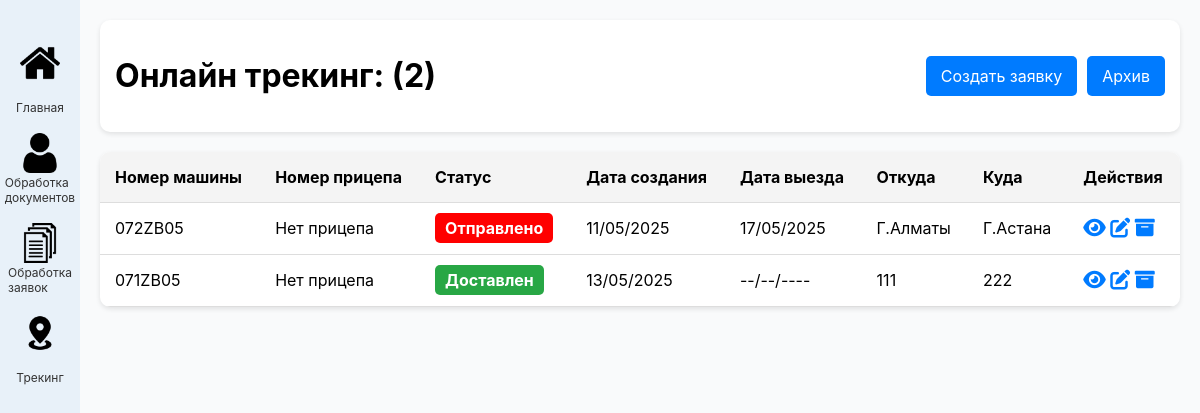
Page /tracking/ (signed in) on the committed database.
### visas/models.py (models this page shows, shortened)
class TrackingRequest(models.Model):
    STATUS_CHOICES = [
        ('Отправлено', 'Отправлено'),
        ('Доставлен', 'Доставлен'),
    ]
    vehicle = models.ForeignKey("CarNumber", on_delete=models.SET_NULL, null=True, verbose_name="Машина")
    status = models.CharField(max_length=20, choices=STATUS_CHOICES, verbose_name="Статус", blank=True, null=True)
    departure = models.CharField(max_length=100, verbose_name="Место отправки")
    destination = models.CharField(max_length=100, verbose_name="Место получения")
    departure_date = models.DateField(verbose_name="Дата выезда", null=True, blank=True)
    created_at = models.DateTimeField(auto_now_add=True, verbose_name="Дата создания")
    is_archived = models.BooleanField(default=False, verbose_name="В архиве")

class CarNumber(models.Model):
    number = models.CharField(max_length=20, unique=True, verbose_name="Номер машины")

### visas/views.py (the view)
# urls.py: path('tracking/', tracking_list, name='tracking_list'),
@in_group("Менеджер")
def tracking_list(request):
    requests = TrackingRequest.objects.filter(is_archived=False)
    return render(request, 'visas/tracking_list.html', {'requests': requests})

### visas/templatetags/group_tags.py (called while the page is built)
@register.filter(name='has_group')
def has_group(user, group_name):
    return user.groups.filter(name=group_name).exists()

### visas/views.py (called while the page is built)
def in_group(name):
    def check(user):
        return user.groups.filter(name=name).exists() or user.is_superuser
    return user_passes_test(check)

### visas/templates/visas/tracking_list.html (shortened to what this page needs)
<!DOCTYPE html>
<html lang="ru">
<head>
    {% load static %}
    <link rel="stylesheet" href="https://cdnjs.cloudflare.com/ajax/libs/font-awesome/6.0.0/css/all.min.css">
</head>
<body>
    <div class="container">
        {% load group_tags %}
    <div class="sidebar">
        <a href="{% url 'glav' %}">
            <img src="{% static 'images/homepage_icon.png' %}" alt="Главная">
            <span>Главная</span>
        </a>
        {% if request.user|has_group:"Диспетчер" or request.user.is_superuser %}
        <a href="{% url 'index' %}">
            <img src="{% static 'images/people_icon.png' %}" alt="Люди и Машины">
            <span>Обработка документов</span>
        </a>
        {% endif %}
        {% if request.user|has_group:"Логист" or request.user.is_superuser %}
        <a href="{% url 'applications' %}">
            <img src="{% static 'images/documents-icon.png' %}" alt="Документы">
            <span>Обработка заявок</span>
        </a>
        {% endif %}
        {% if request.user|has_group:"Менеджер" or request.user.is_superuser %}
        <a href="{% url 'tracking_list' %}">
            <img src="{% static 'images/gps_icon.png' %}" alt="Онлайн трекинг">
            <span>Трекинг</span>
        </a>
        {% endif %}
    </div>
        <div class="content">
            <div class="header">
                <h1>Онлайн трекинг: ({{ requests.count }})</h1>
                <div class="btn-group">
                    <a href="{% url 'create_tracking' %}" class="btn">Создать заявку</a>
                    <a href="{% url 'archive_tracking_list' %}" class="btn btn-secondary">Архив</a>
                </div>
            </div>
            <table>
                <thead>
                    <tr>
                        <th>Номер машины</th>
                        <th>Номер прицепа</th>
                        <th>Статус</th>
                        <th>Дата создания</th>
                        <th>Дата выезда</th>
                        <th>Откуда</th>
                        <th>Куда</th>
                        <th>Действия</th>
                    </tr>
                </thead>
                <tbody>
                    {% for request in requests %}
                    <tr>
                        <td>{{ request.vehicle.number }}</td>
                        <td>
                            {% if request.vehicle.trailer_number %}
                                {{ request.vehicle.trailer_number.number }}
                            {% else %}
                                Нет прицепа
                            {% endif %}
                        </td>
                        <td>
                            <span class="status {% if request.status == 'Отправлено' %}status-yellow{% elif request.status == 'Доставлен' %}status-green{% endif %}">
                                {{ request.status|default:"Нет статуса" }}
                            </span>
                        </td>
                        <td>{{ request.created_at|date:"d/m/Y"|default:"--/--/----" }}</td>
                        <td>{{ request.departure_date|date:"d/m/Y"|default:"--/--/----" }}</td>
                        <td>{{ request.departure }}</td>
                        <td>{{ request.destination }}</td>
                        <td>
                            <a href="{% url 'tracking_detail' request.id %}"><i class="fas fa-eye" style="font-size: 20px;"></i></a>
                            <a href="{% url 'edit_tracking' request.id %}"><i class="fas fa-edit" style="font-size: 20px;"></i></a>
                            {% if not request.is_archived %}
                                <a href="{% url 'archive_tracking' request.id %}"><i class="fas fa-archive" style="font-size: 20px;"></i></a>
                            {% endif %}
                        </td>
                    </tr>
                    {% empty %}
                    <tr>
                        <td colspan="8" style="text-align: center; padding: 20px;">Нет данных</td>
                    </tr>
                    {% endfor %}
                </tbody>
            </table>
        </div>
    </div>
</body>
</html>

### visas/templates/visas/tracking_list.html (style rules this page uses)
body { font-family: 'Inter', sans-serif; margin: 0; padding: 0; background-color: #f9fafb; }
.container { display: flex; }
.sidebar { width: 80px; background-color: #e8f1f9; height: 100vh; display: flex; flex-direction: column; align-items: center; padding-top: 20px; }
.sidebar a { margin: 15px 0; color: #333; font-size: 20px; text-decoration: none; display: flex; align-items: center; justify-content: center; width: 60px; height: 60px; border-radius: 12px; transition: background 0.3s; position: relative; }
.sidebar a img { width: 40px; height: 40px; margin-bottom: 5px; }
.sidebar a span { font-size: 12px; position: absolute; bottom: -20px; left: 50%; transform: translateX(-50%); color: #333; }
.content { flex-grow: 1; padding: 20px; }
.header { display: flex; justify-content: space-between; align-items: center; background-color: white; padding: 15px; border-radius: 10px; box-shadow: 0px 2px 5px rgba(0, 0, 0, 0.1); }
.header .btn-group { display: flex; gap: 10px; }
.btn { background-color: #007bff; color: white; border: none; padding: 10px 15px; border-radius: 5px; cursor: pointer; text-decoration: none; }
table { width: 100%; border-collapse: collapse; margin-top: 20px; background: white; border-radius: 10px; overflow: hidden; box-shadow: 0px 2px 5px rgba(0,0,0,0.1); }
th, td { padding: 15px; border-bottom: 1px solid #ddd; text-align: left; }
th { background-color: #f4f4f4; }
a { text-decoration: none; color: #007bff; }
th a, td a i { color: #007bff; transition: color 0.3s; }
.status { font-weight: bold; padding: 5px 10px; border-radius: 5px; }
.status-yellow { background-color: red; color: white; }
.status-green { background-color: #28a745; color: white; }

### rows in the picture
TrackingRequest: vehicle.number "072ZB05", shows "Нет прицепа", status "Отправлено", created_at "11/05/2025", departure_date "17/05/2025", departure "Г.Алматы", destination "Г.Астана", is_archived False (drawn)
TrackingRequest: vehicle.number "071ZB05", shows "Нет прицепа", status "Доставлен", created_at "13/05/2025", departure_date "--/--/----", departure "111", destination "222", is_archived False (drawn)

### other values in the picture
{{ requests.count }} "2"
